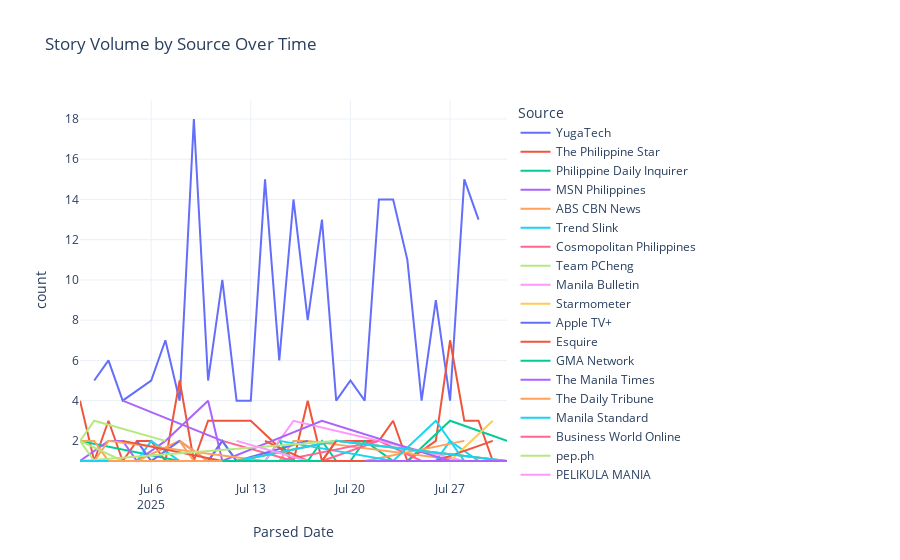

The notebook cell saved with this chart:
### Code cell
# ---------------------------------------------
# Challenge 3: Source Comparison (Optimized for Large Datasets)
# ---------------------------------------------
# This cell compares story volume by source over time, using efficient filtering and aggregation.
# Optimization: Vectorized groupby, memory management.

# Use the cleaned DataFrame for all analysis
df = df_final

# 1. Efficient Filtering: Only keep stories with valid dates and sources
df_source = df[df['Parsed Date'].notnull() & df['Source'].notnull()]

source_counts = df_source.groupby(['Parsed Date', 'Source']).size().reset_index(name='count')
# Sort sources by total story count (descending)
source_order = source_counts.groupby('Source')['count'].sum().sort_values(ascending=False).index
plt.figure(figsize=(16,8))
sns.lineplot(data=source_counts, x='Parsed Date', y='count', hue='Source', marker='o', hue_order=source_order)
plt.title('Story Volume by Source Over Time')
plt.xlabel('Date')
plt.ylabel('Story Count')
plt.xticks(rotation=45, ha='right')
plt.legend(title='Source Rankings', bbox_to_anchor=(1.05, 1), loc='upper left')
plt.subplots_adjust(bottom=0.2, top=0.85, left=0.15, right=0.95)
plt.show()

import plotly.express as px
fig = px.line(source_counts, x='Parsed Date', y='count', color='Source',
              title='Story Volume by Source Over Time',
              category_orders={'Source': list(source_order)})
fig.update_layout(template='plotly_white')
fig.show()

# Memory usage monitoring and cleanup
import sys
print(f"Memory usage (MB): {sys.getsizeof(df_source) / 1e6:.2f}")
del df_source
